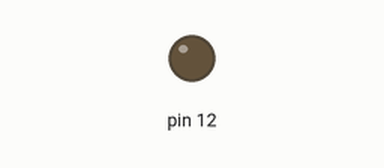
This sketch was run on a simulated Arduino Uno, built with avr-gcc and run on an emulated ATmega328P. Shown: output pins drawn as LEDs (lit = HIGH). Pins used as bus, display or sensor lines are not drawn.

Above: at 0.8 s.
At 5.6 s:
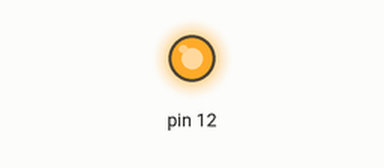
Timing chart, 0 to 7.4 s (numbered marks = the images above):
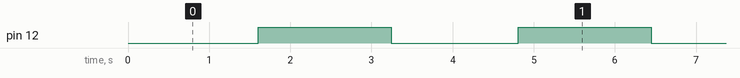

The sketch:

TP8.ino
```cpp
class Bargraph {
  public:
    Bargraph(int, int, int);
    void Clear();
    void SetValue(unsigned int);
    void Inc();
    void Dec();
    void SetMode(unsigned int);
  private:
    int _val, CLK, AB, modeB;
    int _maxval;
};

Bargraph::Bargraph (int clk, int ab, int m) {
  CLK = clk;
  AB = ab;
  _maxval = 8;
  modeB = m;
  pinMode(clk, OUTPUT);
  pinMode(ab, OUTPUT);
}

void Bargraph::Clear () {
  digitalWrite(AB, LOW);
  for (int i = 0; i < _maxval; i++) {
    digitalWrite(CLK, HIGH);
    digitalWrite(CLK, LOW);
  }
}

void Bargraph::SetValue(unsigned int value) {
  if (value <= _maxval && value >= 0) { // on vérifie que x n'est pas supérieur à 8
    Clear(); // on met à 0 le bargraph
    _val = value; // on met à jour la valeur du bargraph
    if (modeB == 0) {
      digitalWrite(AB, HIGH);
      for (int i = 0; i <= _val; i++) {
        digitalWrite(CLK, HIGH);
        digitalWrite(CLK, LOW);
      }
    }
    else if (modeB == 1) {
      digitalWrite(AB, HIGH);
      digitalWrite(CLK, HIGH);
      digitalWrite(CLK, LOW);

      digitalWrite(AB, LOW);
      for (int i = 0; i < _val; i++) {
        digitalWrite(CLK, HIGH);
        digitalWrite(CLK, LOW);
      }
    }
  }
}

void Bargraph::Inc() {
  if (_val + 1 <= _maxval) {
    _val++;
    SetValue(_val);
  }
}

void Bargraph::Dec() {
  if (_val - 1 >= 0) {
    _val--;
    SetValue(_val);
  }
}

void Bargraph::SetMode(unsigned int modes) {
  modeB = modes;
  Clear();
  SetValue(_val);
}

/*void BargraphClear() {
  digitalWrite(AB, LOW);
  for (int i = 0; i < 8; i++) {
    digitalWrite(CLK, HIGH);
    digitalWrite(CLK, LOW);
  }
}

void SetValue(unsigned char value) {
  int _val = value - '0';
  BargraphClear();
  digitalWrite(AB, HIGH);
  digitalWrite(CLK, HIGH);
  digitalWrite(CLK, LOW);

  digitalWrite(AB, LOW);
  for (int i = 0; i < _val; i++) {
    digitalWrite(CLK, HIGH);
    digitalWrite(CLK, LOW);
  }
}*/

Bargraph bargraph(13,12,1);
void setup() {
  // put your setup code here, to run once:
}

void loop() {
  // put your main code here, to run repeatedly:
  bargraph.SetMode(1);
  for (int i = 0; i < 8; i++) {
    bargraph.SetValue(i);
    delay(100);
  }

  for (int i = 7; i >= 0; i--) {
    bargraph.SetValue(i);
    delay(100);
  }

  bargraph.SetMode(0);
  for (int i = 0; i < 8; i++) {
    bargraph.SetValue(i);
    delay(100);
  }

  for (int i = 7; i >= 0; i--) {
    bargraph.SetValue(i);
    delay(100);
  }
}
```

Measured:
- by itself, pin 12: alternates HIGH for 1.6 s and LOW for 1.6 s
